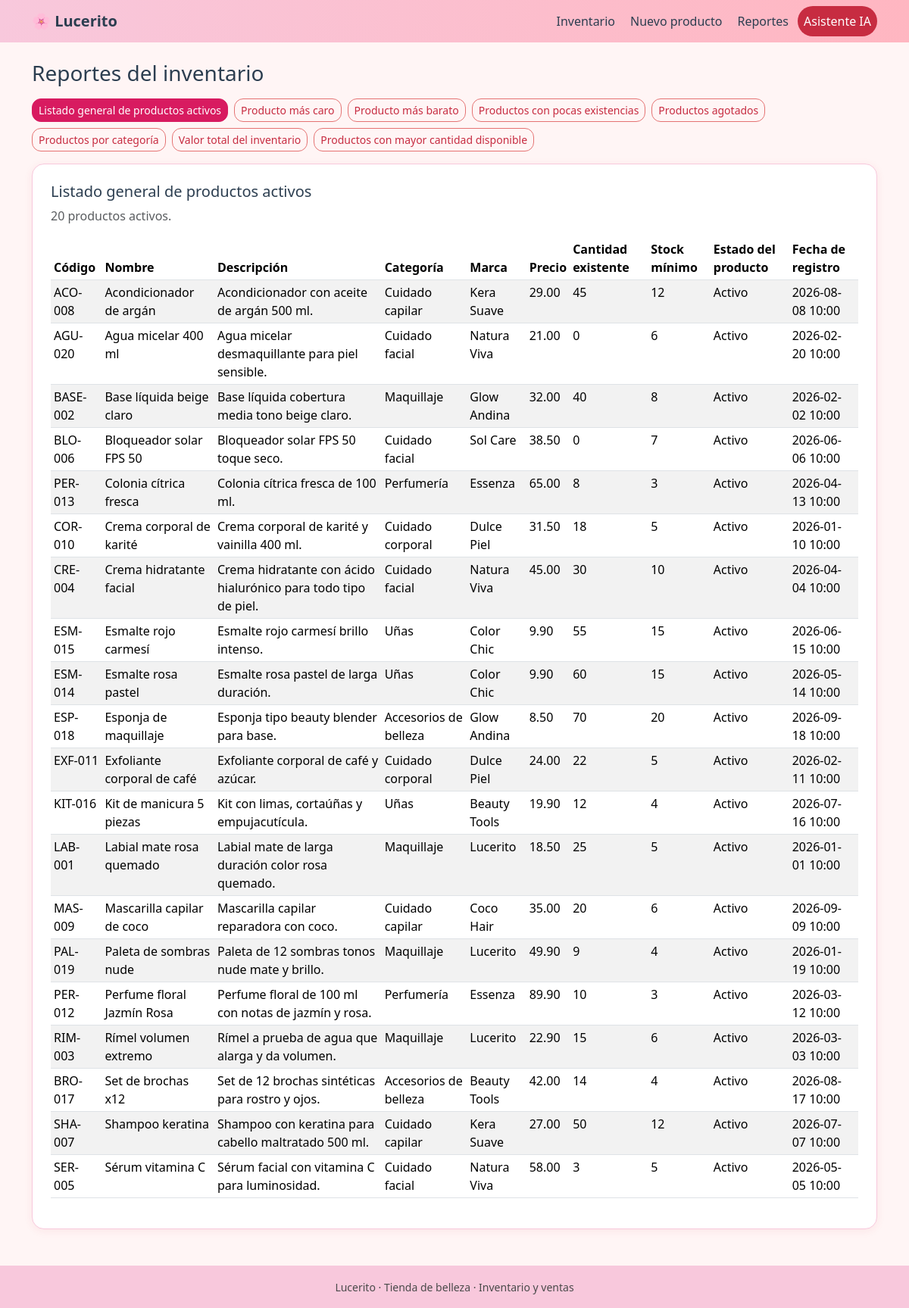
/reportes/, run on the app's committed database.
### inventario/models.py (models this page shows, shortened)
class Producto(models.Model):
    CATEGORIAS = [
        ('Maquillaje', 'Maquillaje'),
        ('Cuidado facial', 'Cuidado facial'),
        ('Cuidado capilar', 'Cuidado capilar'),
        ('Cuidado corporal', 'Cuidado corporal'),
        ('Perfumería', 'Perfumería'),
        ('Uñas', 'Uñas'),
        ('Accesorios de belleza', 'Accesorios de belleza'),
    ]
    id = models.AutoField(primary_key=True)
    codigo = models.CharField(max_length=30, unique=True, verbose_name='Código')
    nombre = models.CharField(max_length=120, verbose_name='Nombre')
    descripcion = models.TextField(blank=True, verbose_name='Descripción')
    categoria = models.CharField(max_length=30, choices=CATEGORIAS, verbose_name='Categoría')
    marca = models.CharField(max_length=80, blank=True, verbose_name='Marca')
    precio = models.DecimalField(
        max_digits=10, decimal_places=2,
        validators=[MinValueValidator(0)], verbose_name='Precio',
    )
    cantidad_existente = models.IntegerField(
        validators=[MinValueValidator(0)], verbose_name='Cantidad existente',
    )
    stock_minimo = models.IntegerField(
        validators=[MinValueValidator(0)], verbose_name='Stock mínimo',
    )
    estado = models.BooleanField(default=True, verbose_name='Activo')
    fecha_registro = models.DateTimeField(auto_now_add=True, verbose_name='Fecha de registro')
    class Meta:
        ordering = ['nombre']
        verbose_name = 'Producto'
        verbose_name_plural = 'Productos'

### inventario/views.py (the view)
# urls.py: path('reportes/', views.reportes, name='reportes'),
def reportes(request):
    clave = request.GET.get('tipo', 'general')
    opciones = ReportFactory.opciones()
    try:
        estrategia = ReportFactory.get_strategy(clave)
        resultado = estrategia.generar()
    except ValueError:
        messages.error(request, 'Reporte no válido.')
        return redirect('/reportes/?tipo=general')
    contexto = {
        'opciones': opciones,
        'clave_actual': clave,
        'resultado': resultado,
    }
    return render(request, 'inventario/reportes.html', contexto)

### inventario/strategies/factory.py (called while the page is built)
    @classmethod
    def get_strategy(cls, clave):
        try:
            return cls._registro[clave]()
        except KeyError as exc:
            raise ValueError(f'Reporte desconocido: {clave}') from exc

    @classmethod
    def opciones(cls):
        return [
            (clave, klass.titulo, klass.descripcion)
            for clave, klass in cls._registro.items()
        ]

### inventario/strategies/report_strategies.py (called while the page is built)
def _producto_a_dict(p):
    return {
        'Código': p.codigo,
        'Nombre': p.nombre,
        'Descripción': p.descripcion,
        'Categoría': p.categoria,
        'Marca': p.marca,
        'Precio': str(p.precio),
        'Cantidad existente': p.cantidad_existente,
        'Stock mínimo': p.stock_minimo,
        'Estado del producto': 'Activo' if p.estado else 'Inactivo',
        'Fecha de registro': p.fecha_registro.strftime('%Y-%m-%d %H:%M') if p.fecha_registro else '',
    }

    def generar(self):
        productos = Producto.objects.filter(estado=True).order_by('nombre')
        datos = [_producto_a_dict(p) for p in productos]
        return {
            'titulo': self.titulo,
            'resumen': f'{len(datos)} productos activos.',
            'datos': datos,
        }

### inventario/templates/inventario/reportes.html (shortened to what this page needs)
{% extends 'inventario/base.html' %}
{% block content %}
<h1 class="h3 mb-3">Reportes del inventario</h1>
<div class="d-flex flex-wrap gap-2 mb-3">
  {% for clave, titulo, desc in opciones %}
    <a href="{% url 'reportes' %}?tipo={{ clave }}"
       class="btn {% if clave == clave_actual %}btn-lucerito{% else %}btn-outline-lucerito{% endif %} btn-sm"
       title="{{ desc }}">{{ titulo }}</a>
  {% endfor %}
</div>
<div class="card-lucerito p-4">
  <h2 class="h5">{{ resultado.titulo }}</h2>
  <p class="text-muted">{{ resultado.resumen }}</p>
  {% if resultado.datos %}
  <div class="table-responsive">
    <table class="table table-sm table-striped">
      <thead><tr>{% for k in resultado.datos.0.keys %}<th>{{ k }}</th>{% endfor %}</tr></thead>
      <tbody>
        {% for fila in resultado.datos %}
        <tr>{% for v in fila.values %}<td>{{ v }}</td>{% endfor %}</tr>
        {% endfor %}
      </tbody>
    </table>
  </div>
  {% else %}
  <p class="text-muted">Sin datos para este reporte.</p>
  {% endif %}
</div>
{% endblock %}

### inventario/static/inventario/css/styles.css (style rules this page uses)
:root { --rosa-suave: #F8C8DC; --rosa-claro: #FFB6C1; --crema: #FFF5F5; --fondo: #FAFAFA; --carmesi: #C72C41; --vino: #D81B60; --rosa-medio: #E57373; --texto: #2C3E50; --gris: #4A4A4A; }
body { background: var(--crema); color: var(--texto); font-family: 'Segoe UI', system-ui, sans-serif; }
.card-lucerito { background: #fff; border: 1px solid var(--rosa-suave); border-radius: 16px; box-shadow: 0 2px 12px rgba(199,44,65,.08); }
.btn-lucerito { background: var(--vino); border-color: var(--vino); color: #fff; border-radius: 12px; }
.btn-outline-lucerito { border: 1px solid var(--rosa-medio); color: var(--carmesi); border-radius: 12px; }

### data on the page
Producto: values "ACO-008" "Acondicionador de argán" "Acondicionador con aceite de argán 500 ml." "Cuidado capilar" "Kera Suave"
Producto: values "AGU-020" "Agua micelar 400 ml" "Agua micelar desmaquillante para piel sensible." "Cuidado facial" "Natura Viva"
Producto: values "BASE-002" "Base líquida beige claro" "Base líquida cobertura media tono beige claro." "Maquillaje" "Glow Andina"
Producto: values "BLO-006" "Bloqueador solar FPS 50" "Bloqueador solar FPS 50 toque seco." "Cuidado facial" "Sol Care"
Producto: values "PER-013" "Colonia cítrica fresca" "Colonia cítrica fresca de 100 ml." "Perfumería" "Essenza"
Producto: values "COR-010" "Crema corporal de karité" "Crema corporal de karité y vainilla 400 ml." "Cuidado corporal" "Dulce Piel"
Producto: values "CRE-004" "Crema hidratante facial" "Crema hidratante con ácido hialurónico para todo tipo de piel." "Cuidado facial" "Natura Viva"
Producto: values "ESM-015" "Esmalte rojo carmesí" "Esmalte rojo carmesí brillo intenso." "Uñas" "Color Chic"
Producto: values "ESM-014" "Esmalte rosa pastel" "Esmalte rosa pastel de larga duración." "Uñas" "Color Chic"
Producto: values "ESP-018" "Esponja de maquillaje" "Esponja tipo beauty blender para base." "Accesorios de belleza" "Glow Andina"
Producto: values "EXF-011" "Exfoliante corporal de café" "Exfoliante corporal de café y azúcar." "Cuidado corporal" "Dulce Piel"
Producto: values "KIT-016" "Kit de manicura 5 piezas" "Kit con limas, cortaúñas y empujacutícula." "Uñas" "Beauty Tools"
Producto: values "LAB-001" "Labial mate rosa quemado" "Labial mate de larga duración color rosa quemado." "Maquillaje" "Lucerito"
Producto: values "MAS-009" "Mascarilla capilar de coco" "Mascarilla capilar reparadora con coco." "Cuidado capilar" "Coco Hair"
Producto: values "PAL-019" "Paleta de sombras nude" "Paleta de 12 sombras tonos nude mate y brillo." "Maquillaje" "Lucerito"
Producto: values "PER-012" "Perfume floral Jazmín Rosa" "Perfume floral de 100 ml con notas de jazmín y rosa." "Perfumería" "Essenza"
Producto: values "RIM-003" "Rímel volumen extremo" "Rímel a prueba de agua que alarga y da volumen." "Maquillaje" "Lucerito"
Producto: values "BRO-017" "Set de brochas x12" "Set de 12 brochas sintéticas para rostro y ojos." "Accesorios de belleza" "Beauty Tools"
Producto: values "SHA-007" "Shampoo keratina" "Shampoo con keratina para cabello maltratado 500 ml." "Cuidado capilar" "Kera Suave"
Producto: values "SER-005" "Sérum vitamina C" "Sérum facial con vitamina C para luminosidad." "Cuidado facial" "Natura Viva"

### other printed values
{{ titulo }} "Listado general de productos activos" "Producto más caro" "Producto más barato" "Productos con pocas existencias" "Productos agotados" "Productos por categoría" "Valor total del inventario" "Productos con mayor cantidad disponible"
{{ resultado.titulo }} "Listado general de productos activos"
{{ resultado.resumen }} "20 productos activos."
{{ k }} "Código" "Nombre" "Descripción" "Categoría" "Marca" "Precio" "Cantidad existente" "Stock mínimo" "Estado del producto" "Fecha de registro"
{{ v }} "29.00" "45" "12" "Activo" "2026-08-08 10:00" "21.00" "0" "6" "Activo" "2026-02-20 10:00" "32.00" "40" "8" "Activo" "2026-02-02 10:00" "38.50" "0" "7" "Activo" "2026-06-06 10:00" "65.00" "8" "3" "Activo" "2026-04-13 10:00" "31.50" "18" "5" "Activo" "2026-01-10 10:00" "45.00" "30" "10" "Activo" "2026-04-04 10:00" "9.90" "55" "15" "Activo" "2026-06-15 10:00" "9.90" "60" "15" "Activo" "2026-05-14 10:00" "8.50" "70" "20" "Activo" "2026-09-18 10:00" "24.00" "22" "5" "Activo" "2026-02-11 10:00" "19.90" "12" "4" "Activo" "2026-07-16 10:00" "18.50" "25" "5" "Activo" "2026-01-01 10:00" "35.00" "20" "6" "Activo" "2026-09-09 10:00" "49.90" "9" "4" "Activo" "2026-01-19 10:00" "89.90" "10" "3" "Activo" "2026-03-12 10:00" "22.90" "15" "6" "Activo" "2026-03-03 10:00" "42.00" "14" "4" "Activo" "2026-08-17 10:00" "27.00" "50" "12" "Activo" "2026-07-07 10:00" "58.00" "3" "5" "Activo" "2026-05-05 10:00"
